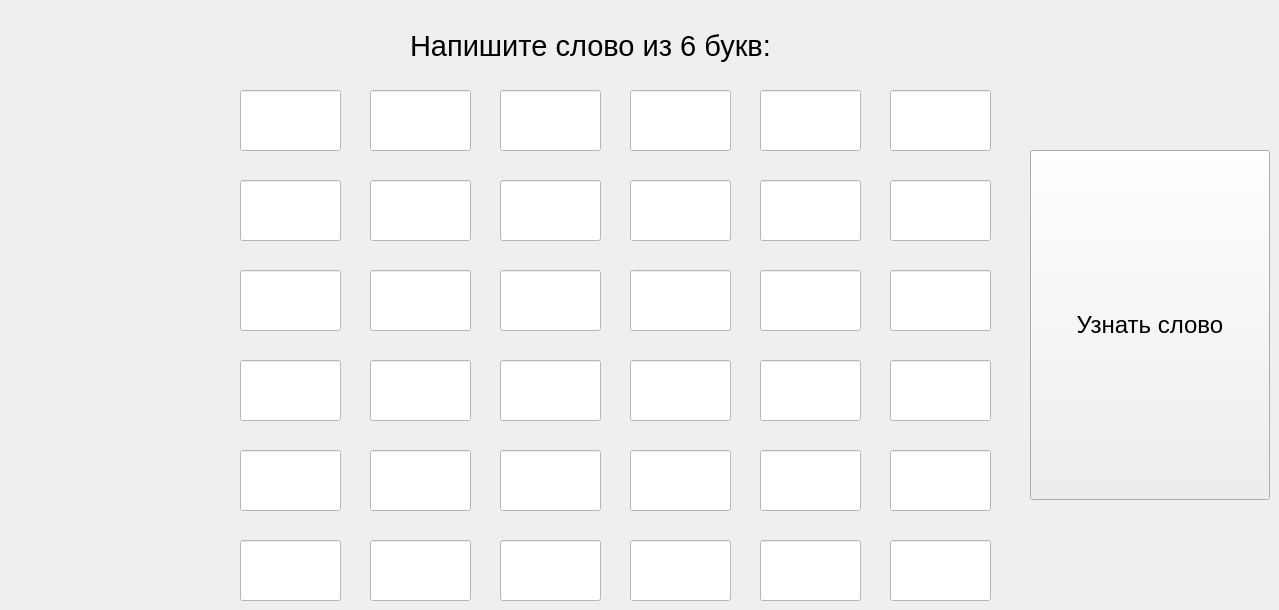
    <widget class="QWidget" name="page_6">
     <widget class="QLineEdit" name="lineEdit344">
      <property name="geometry">
       <rect>
        <x>630</x>
        <y>360</y>
        <width>101</width>
        <height>61</height>
       </rect>
      </property>
      <property name="font">
       <font>
        <pointsize>30</pointsize>
       </font>
      </property>
      <property name="styleSheet">
       <string notr="true">background-color: rgb(255, 255, 255);</string>
      </property>
      <property name="maxLength">
       <number>1</number>
      </property>
      <property name="alignment">
       <set>Qt::AlignmentFlag::AlignCenter</set>
      </property>
     </widget>
     <widget class="QLineEdit" name="lineEdit311">
      <property name="geometry">
       <rect>
        <x>240</x>
        <y>90</y>
        <width>101</width>
        <height>61</height>
       </rect>
      </property>
      <property name="font">
       <font>
        <pointsize>30</pointsize>
       </font>
      </property>
      <property name="styleSheet">
       <string notr="true">background-color: rgb(255, 255, 255);</string>
      </property>
      <property name="maxLength">
       <number>1</number>
      </property>
      <property name="alignment">
       <set>Qt::AlignmentFlag::AlignCenter</set>
      </property>
     </widget>
     <widget class="QLineEdit" name="lineEdit345">
      <property name="geometry">
       <rect>
        <x>760</x>
        <y>360</y>
        <width>101</width>
        <height>61</height>
       </rect>
      </property>
      <property name="font">
       <font>
        <pointsize>30</pointsize>
       </font>
      </property>
      <property name="styleSheet">
       <string notr="true">background-color: rgb(255, 255, 255);</string>
      </property>
      <property name="maxLength">
       <number>1</number>
      </property>
      <property name="alignment">
       <set>Qt::AlignmentFlag::AlignCenter</set>
      </property>
     </widget>
     <widget class="QLineEdit" name="lineEdit322">
      <property name="geometry">
       <rect>
        <x>370</x>
        <y>180</y>
        <width>101</width>
        <height>61</height>
       </rect>
      </property>
      <property name="font">
       <font>
        <pointsize>30</pointsize>
       </font>
      </property>
      <property name="styleSheet">
       <string notr="true">background-color: rgb(255, 255, 255);</string>
      </property>
      <property name="maxLength">
       <number>1</number>
      </property>
      <property name="alignment">
       <set>Qt::AlignmentFlag::AlignCenter</set>
      </property>
     </widget>
     <widget class="QLineEdit" name="lineEdit364">
      <property name="geometry">
       <rect>
        <x>630</x>
        <y>540</y>
        <width>101</width>
        <height>61</height>
       </rect>
      </property>
      <property name="font">
       <font>
        <pointsize>30</pointsize>
       </font>
      </property>
      <property name="styleSheet">
       <string notr="true">background-color: rgb(255, 255, 255);</string>
      </property>
      <property name="maxLength">
       <number>1</number>
      </property>
      <property name="alignment">
       <set>Qt::AlignmentFlag::AlignCenter</set>
      </property>
     </widget>
     <widget class="QLineEdit" name="lineEdit314">
      <property name="geometry">
       <rect>
        <x>630</x>
        <y>90</y>
        <width>101</width>
        <height>61</height>
       </rect>
      </property>
      <property name="font">
       <font>
        <pointsize>30</pointsize>
       </font>
      </property>
      <property name="styleSheet">
       <string notr="true">background-color: rgb(255, 255, 255);</string>
      </property>
      <property name="maxLength">
       <number>1</number>
      </property>
      <property name="alignment">
       <set>Qt::AlignmentFlag::AlignCenter</set>
      </property>
     </widget>
     <widget class="QLineEdit" name="lineEdit325">
      <property name="geometry">
       <rect>
        <x>760</x>
        <y>180</y>
        <width>101</width>
        <height>61</height>
       </rect>
      </property>
      <property name="font">
       <font>
        <pointsize>30</pointsize>
       </font>
      </property>
      <property name="styleSheet">
       <string notr="true">background-color: rgb(255, 255, 255);</string>
      </property>
      <property name="maxLength">
       <number>1</number>
      </property>
      <property name="alignment">
       <set>Qt::AlignmentFlag::AlignCenter</set>
      </property>
     </widget>
     <widget class="QLineEdit" name="lineEdit354">
      <property name="geometry">
       <rect>
        <x>630</x>
        <y>450</y>
        <width>101</width>
        <height>61</height>
       </rect>
      </property>
      <property name="font">
       <font>
        <pointsize>30</pointsize>
       </font>
      </property>
      <property name="styleSheet">
       <string notr="true">background-color: rgb(255, 255, 255);</string>
      </property>
      <property name="maxLength">
       <number>1</number>
      </property>
      <property name="alignment">
       <set>Qt::AlignmentFlag::AlignCenter</set>
      </property>
     </widget>
     <widget class="QLineEdit" name="lineEdit362">
      <property name="geometry">
       <rect>
        <x>370</x>
        <y>540</y>
        <width>101</width>
        <height>61</height>
       </rect>
      </property>
      <property name="font">
       <font>
        <pointsize>30</pointsize>
       </font>
      </property>
      <property name="styleSheet">
       <string notr="true">background-color: rgb(255, 255, 255);</string>
      </property>
      <property name="maxLength">
       <number>1</number>
      </property>
      <property name="alignment">
       <set>Qt::AlignmentFlag::AlignCenter</set>
      </property>
     </widget>
     <widget class="QLineEdit" name="lineEdit365">
      <property name="geometry">
       <rect>
        <x>760</x>
        <y>540</y>
        <width>101</width>
        <height>61</height>
       </rect>
      </property>
      <property name="font">
       <font>
        <pointsize>30</pointsize>
       </font>
      </property>
      <property name="styleSheet">
       <string notr="true">background-color: rgb(255, 255, 255);</string>
      </property>
      <property name="maxLength">
       <number>1</number>
      </property>
      <property name="alignment">
       <set>Qt::AlignmentFlag::AlignCenter</set>
      </property>
     </widget>
     <widget class="QLineEdit" name="lineEdit312">
      <property name="geometry">
       <rect>
        <x>370</x>
        <y>90</y>
        <width>101</width>
        <height>61</height>
       </rect>
      </property>
      <property name="font">
       <font>
        <pointsize>30</pointsize>
       </font>
      </property>
      <property name="styleSheet">
       <string notr="true">background-color: rgb(255, 255, 255);</string>
      </property>
      <property name="maxLength">
       <number>1</number>
      </property>
      <property name="alignment">
       <set>Qt::AlignmentFlag::AlignCenter</set>
      </property>
     </widget>
     <widget class="QLineEdit" name="lineEdit334">
      <property name="geometry">
       <rect>
        <x>630</x>
        <y>270</y>
        <width>101</width>
        <height>61</height>
       </rect>
      </property>
      <property name="font">
       <font>
        <pointsize>30</pointsize>
       </font>
      </property>
      <property name="styleSheet">
       <string notr="true">background-color: rgb(255, 255, 255);</string>
      </property>
      <property name="maxLength">
       <number>1</number>
      </property>
      <property name="alignment">
       <set>Qt::AlignmentFlag::AlignCenter</set>
      </property>
     </widget>
     <widget class="QLineEdit" name="lineEdit315">
      <property name="geometry">
       <rect>
        <x>760</x>
        <y>90</y>
        <width>101</width>
        <height>61</height>
       </rect>
      </property>
      <property name="font">
       <font>
        <pointsize>30</pointsize>
       </font>
      </property>
      <property name="styleSheet">
       <string notr="true">background-color: rgb(255, 255, 255);</string>
      </property>
      <property name="maxLength">
       <number>1</number>
      </property>
      <property name="alignment">
       <set>Qt::AlignmentFlag::AlignCenter</set>
      </property>
     </widget>
     <widget class="QLineEdit" name="lineEdit342">
      <property name="geometry">
       <rect>
        <x>370</x>
        <y>360</y>
        <width>101</width>
        <height>61</height>
       </rect>
      </property>
      <property name="font">
       <font>
        <pointsize>30</pointsize>
       </font>
      </property>
      <property name="styleSheet">
       <string notr="true">background-color: rgb(255, 255, 255);</string>
      </property>
      <property name="maxLength">
       <number>1</number>
      </property>
      <property name="alignment">
       <set>Qt::AlignmentFlag::AlignCenter</set>
      </property>
     </widget>
     <widget class="QLineEdit" name="lineEdit363">
      <property name="geometry">
       <rect>
        <x>500</x>
        <y>540</y>
        <width>101</width>
        <height>61</height>
       </rect>
      </property>
      <property name="font">
       <font>
        <pointsize>30</pointsize>
       </font>
      </property>
      <property name="styleSheet">
       <string notr="true">background-color: rgb(255, 255, 255);</string>
      </property>
      <property name="maxLength">
       <number>1</number>
      </property>
      <property name="alignment">
       <set>Qt::AlignmentFlag::AlignCenter</set>
      </property>
     </widget>
     <widget class="QLineEdit" name="lineEdit361">
      <property name="geometry">
       <rect>
        <x>240</x>
        <y>540</y>
        <width>101</width>
        <height>61</height>
       </rect>
      </property>
      <property name="font">
       <font>
        <pointsize>30</pointsize>
       </font>
      </property>
      <property name="styleSheet">
       <string notr="true">background-color: rgb(255, 255, 255);</string>
      </property>
      <property name="maxLength">
       <number>1</number>
      </property>
      <property name="alignment">
       <set>Qt::AlignmentFlag::AlignCenter</set>
      </property>
     </widget>
     <widget class="QLineEdit" name="lineEdit321">
      <property name="geometry">
       <rect>
        <x>240</x>
        <y>180</y>
        <width>101</width>
        <height>61</height>
       </rect>
      </property>
      <property name="font">
       <font>
        <pointsize>30</pointsize>
       </font>
      </property>
      <property name="styleSheet">
       <string notr="true">background-color: rgb(255, 255, 255);</string>
      </property>
      <property name="maxLength">
       <number>1</number>
      </property>
      <property name="alignment">
       <set>Qt::AlignmentFlag::AlignCenter</set>
      </property>
     </widget>
     <widget class="QLineEdit" name="lineEdit341">
      <property name="geometry">
       <rect>
        <x>240</x>
        <y>360</y>
        <width>101</width>
        <height>61</height>
       </rect>
      </property>
      <property name="font">
       <font>
        <pointsize>30</pointsize>
       </font>
      </property>
      <property name="styleSheet">
       <string notr="true">background-color: rgb(255, 255, 255);</string>
      </property>
      <property name="maxLength">
       <number>1</number>
      </property>
      <property name="alignment">
       <set>Qt::AlignmentFlag::AlignCenter</set>
      </property>
     </widget>
     <widget class="QLineEdit" name="lineEdit324">
      <property name="geometry">
       <rect>
        <x>630</x>
        <y>180</y>
        <width>101</width>
        <height>61</height>
       </rect>
      </property>
      <property name="font">
       <font>
        <pointsize>30</pointsize>
       </font>
      </property>
      <property name="styleSheet">
       <string notr="true">background-color: rgb(255, 255, 255);</string>
      </property>
      <property name="maxLength">
       <number>1</number>
      </property>
      <property name="alignment">
       <set>Qt::AlignmentFlag::AlignCenter</set>
      </property>
     </widget>
     <widget class="QLineEdit" name="lineEdit351">
      <property name="geometry">
       <rect>
        <x>240</x>
        <y>450</y>
        <width>101</width>
        <height>61</height>
       </rect>
      </property>
      <property name="font">
       <font>
        <pointsize>30</pointsize>
       </font>
      </property>
      <property name="styleSheet">
       <string notr="true">background-color: rgb(255, 255, 255);</string>
      </property>
      <property name="maxLength">
       <number>1</number>
      </property>
      <property name="alignment">
       <set>Qt::AlignmentFlag::AlignCenter</set>
      </property>
     </widget>
     <widget class="QLineEdit" name="lineEdit333">
      <property name="geometry">
       <rect>
        <x>500</x>
        <y>270</y>
        <width>101</width>
        <height>61</height>
       </rect>
      </property>
      <property name="font">
       <font>
        <pointsize>30</pointsize>
       </font>
      </property>
      <property name="styleSheet">
       <string notr="true">background-color: rgb(255, 255, 255);</string>
      </property>
      <property name="maxLength">
       <number>1</number>
      </property>
      <property name="alignment">
       <set>Qt::AlignmentFlag::AlignCenter</set>
      </property>
     </widget>
     <widget class="QLineEdit" name="lineEdit355">
      <property name="geometry">
       <rect>
        <x>760</x>
        <y>450</y>
        <width>101</width>
        <height>61</height>
       </rect>
      </property>
      <property name="font">
       <font>
        <pointsize>30</pointsize>
       </font>
      </property>
      <property name="styleSheet">
       <string notr="true">background-color: rgb(255, 255, 255);</string>
      </property>
      <property name="maxLength">
       <number>1</number>
      </property>
      <property name="alignment">
       <set>Qt::AlignmentFlag::AlignCenter</set>
      </property>
     </widget>
     <widget class="QLineEdit" name="lineEdit323">
      <property name="geometry">
       <rect>
        <x>500</x>
        <y>180</y>
        <width>101</width>
        <height>61</height>
       </rect>
      </property>
      <property name="font">
       <font>
        <pointsize>30</pointsize>
       </font>
      </property>
      <property name="styleSheet">
       <string notr="true">background-color: rgb(255, 255, 255);</string>
      </property>
      <property name="maxLength">
       <number>1</number>
      </property>
      <property name="alignment">
       <set>Qt::AlignmentFlag::AlignCenter</set>
      </property>
     </widget>
     <widget class="QLineEdit" name="lineEdit335">
      <property name="geometry">
       <rect>
        <x>760</x>
        <y>270</y>
        <width>101</width>
        <height>61</height>
       </rect>
      </property>
      <property name="font">
       <font>
        <pointsize>30</pointsize>
       </font>
      </property>
      <property name="styleSheet">
       <string notr="true">background-color: rgb(255, 255, 255);</string>
      </property>
      <property name="maxLength">
       <number>1</number>
      </property>
      <property name="alignment">
       <set>Qt::AlignmentFlag::AlignCenter</set>
      </property>
     </widget>
     <widget class="QLineEdit" name="lineEdit313">
      <property name="geometry">
       <rect>
        <x>500</x>
        <y>90</y>
        <width>101</width>
        <height>61</height>
       </rect>
      </property>
      <property name="font">
       <font>
        <pointsize>30</pointsize>
       </font>
      </property>
      <property name="styleSheet">
       <string notr="true">background-color: rgb(255, 255, 255);</string>
      </property>
      <property name="maxLength">
       <number>1</number>
      </property>
      <property name="alignment">
       <set>Qt::AlignmentFlag::AlignCenter</set>
      </property>
     </widget>
     <widget class="QLineEdit" name="lineEdit352">
      <property name="geometry">
       <rect>
        <x>370</x>
        <y>450</y>
        <width>101</width>
        <height>61</height>
       </rect>
      </property>
      <property name="font">
       <font>
        <pointsize>30</pointsize>
       </font>
      </property>
      <property name="styleSheet">
       <string notr="true">background-color: rgb(255, 255, 255);</string>
      </property>
      <property name="maxLength">
       <number>1</number>
      </property>
      <property name="alignment">
       <set>Qt::AlignmentFlag::AlignCenter</set>
      </property>
     </widget>
     <widget class="QLineEdit" name="lineEdit331">
      <property name="geometry">
       <rect>
        <x>240</x>
        <y>270</y>
        <width>101</width>
        <height>61</height>
       </rect>
      </property>
      <property name="font">
       <font>
        <pointsize>30</pointsize>
       </font>
      </property>
      <property name="styleSheet">
       <string notr="true">background-color: rgb(255, 255, 255);</string>
      </property>
      <property name="maxLength">
       <number>1</number>
      </property>
      <property name="alignment">
       <set>Qt::AlignmentFlag::AlignCenter</set>
      </property>
     </widget>
     <widget class="QLineEdit" name="lineEdit332">
      <property name="geometry">
       <rect>
        <x>370</x>
        <y>270</y>
        <width>101</width>
        <height>61</height>
       </rect>
      </property>
      <property name="font">
       <font>
        <pointsize>30</pointsize>
       </font>
      </property>
      <property name="styleSheet">
       <string notr="true">background-color: rgb(255, 255, 255);</string>
      </property>
      <property name="maxLength">
       <number>1</number>
      </property>
      <property name="alignment">
       <set>Qt::AlignmentFlag::AlignCenter</set>
      </property>
     </widget>
     <widget class="QLineEdit" name="lineEdit343">
      <property name="geometry">
       <rect>
        <x>500</x>
        <y>360</y>
        <width>101</width>
        <height>61</height>
       </rect>
      </property>
      <property name="font">
       <font>
        <pointsize>30</pointsize>
       </font>
      </property>
      <property name="styleSheet">
       <string notr="true">background-color: rgb(255, 255, 255);</string>
      </property>
      <property name="maxLength">
       <number>1</number>
      </property>
      <property name="alignment">
       <set>Qt::AlignmentFlag::AlignCenter</set>
      </property>
     </widget>
     <widget class="QLineEdit" name="lineEdit353">
      <property name="geometry">
       <rect>
        <x>500</x>
        <y>450</y>
        <width>101</width>
        <height>61</height>
       </rect>
      </property>
      <property name="font">
       <font>
        <pointsize>30</pointsize>
       </font>
      </property>
      <property name="styleSheet">
       <string notr="true">background-color: rgb(255, 255, 255);</string>
      </property>
      <property name="maxLength">
       <number>1</number>
      </property>
      <property name="alignment">
       <set>Qt::AlignmentFlag::AlignCenter</set>
      </property>
     </widget>
     <widget class="QLineEdit" name="lineEdit316">
      <property name="geometry">
       <rect>
        <x>890</x>
        <y>90</y>
        <width>101</width>
        <height>61</height>
       </rect>
      </property>
      <property name="font">
       <font>
        <pointsize>30</pointsize>
       </font>
      </property>
      <property name="styleSheet">
       <string notr="true">background-color: rgb(255, 255, 255);</string>
      </property>
      <property name="maxLength">
       <number>1</number>
      </property>
      <property name="alignment">
       <set>Qt::AlignmentFlag::AlignCenter</set>
      </property>
     </widget>
     <widget class="QLineEdit" name="lineEdit336">
      <property name="geometry">
       <rect>
        <x>890</x>
        <y>270</y>
        <width>101</width>
        <height>61</height>
       </rect>
      </property>
      <property name="font">
       <font>
        <pointsize>30</pointsize>
       </font>
      </property>
      <property name="styleSheet">
       <string notr="true">background-color: rgb(255, 255, 255);</string>
      </property>
      <property name="maxLength">
       <number>1</number>
      </property>
      <property name="alignment">
       <set>Qt::AlignmentFlag::AlignCenter</set>
      </property>
     </widget>
     <widget class="QLineEdit" name="lineEdit346">
      <property name="geometry">
       <rect>
        <x>890</x>
        <y>360</y>
        <width>101</width>
        <height>61</height>
       </rect>
      </property>
      <property name="font">
       <font>
        <pointsize>30</pointsize>
       </font>
      </property>
      <property name="styleSheet">
       <string notr="true">background-color: rgb(255, 255, 255);</string>
      </property>
      <property name="maxLength">
       <number>1</number>
      </property>
      <property name="alignment">
       <set>Qt::AlignmentFlag::AlignCenter</set>
      </property>
     </widget>
     <widget class="QLineEdit" name="lineEdit326">
      <property name="geometry">
       <rect>
        <x>890</x>
        <y>180</y>
        <width>101</width>
        <height>61</height>
       </rect>
      </property>
      <property name="font">
       <font>
        <pointsize>30</pointsize>
       </font>
      </property>
      <property name="styleSheet">
       <string notr="true">background-color: rgb(255, 255, 255);</string>
      </property>
      <property name="maxLength">
       <number>1</number>
      </property>
      <property name="alignment">
       <set>Qt::AlignmentFlag::AlignCenter</set>
      </property>
     </widget>
     <widget class="QLineEdit" name="lineEdit366">
      <property name="geometry">
       <rect>
        <x>890</x>
        <y>540</y>
        <width>101</width>
        <height>61</height>
       </rect>
      </property>
      <property name="font">
       <font>
        <pointsize>30</pointsize>
       </font>
      </property>
      <property name="styleSheet">
       <string notr="true">background-color: rgb(255, 255, 255);</string>
      </property>
      <property name="maxLength">
       <number>1</number>
      </property>
      <property name="alignment">
       <set>Qt::AlignmentFlag::AlignCenter</set>
      </property>
     </widget>
     <widget class="QLineEdit" name="lineEdit356">
      <property name="geometry">
       <rect>
        <x>890</x>
        <y>450</y>
        <width>101</width>
        <height>61</height>
       </rect>
      </property>
      <property name="font">
       <font>
        <pointsize>30</pointsize>
       </font>
      </property>
      <property name="styleSheet">
       <string notr="true">background-color: rgb(255, 255, 255);</string>
      </property>
      <property name="maxLength">
       <number>1</number>
      </property>
      <property name="alignment">
       <set>Qt::AlignmentFlag::AlignCenter</set>
      </property>
     </widget>
     <widget class="QPushButton" name="pushButton7">
      <property name="geometry">
       <rect>
        <x>1030</x>
        <y>150</y>
        <width>240</width>
        <height>350</height>
       </rect>
      </property>
      <property name="font">
       <font>
        <pointsize>18</pointsize>
       </font>
      </property>
      <property name="text">
       <string>Узнать слово</string>
      </property>
     </widget>
     <widget class="QLabel" name="label_7">
      <property name="geometry">
       <rect>
        <x>410</x>
        <y>20</y>
        <width>461</width>
        <height>51</height>
       </rect>
      </property>
      <property name="font">
       <font>
        <pointsize>22</pointsize>
       </font>
      </property>
      <property name="text">
       <string>Напишите слово из 6 букв:</string>
      </property>
     </widget>
    </widget>
